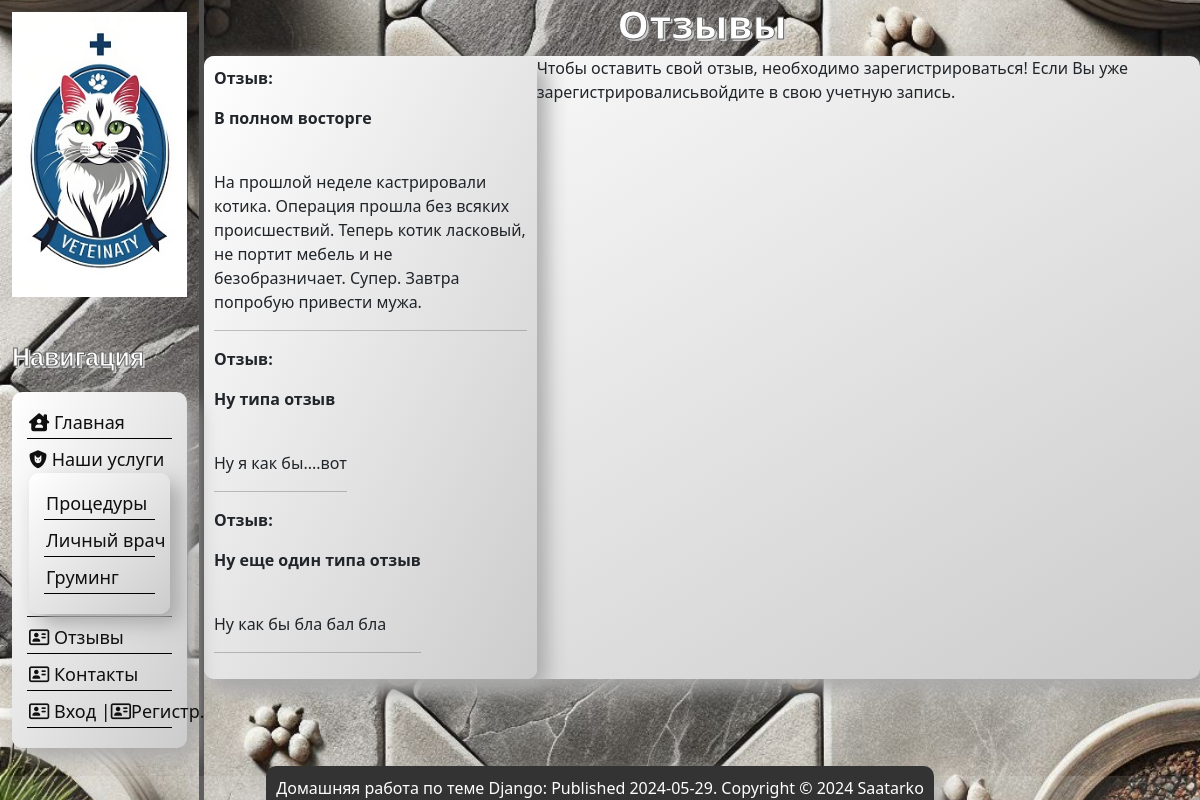
The page /reviews/ on the database as committed earlier.
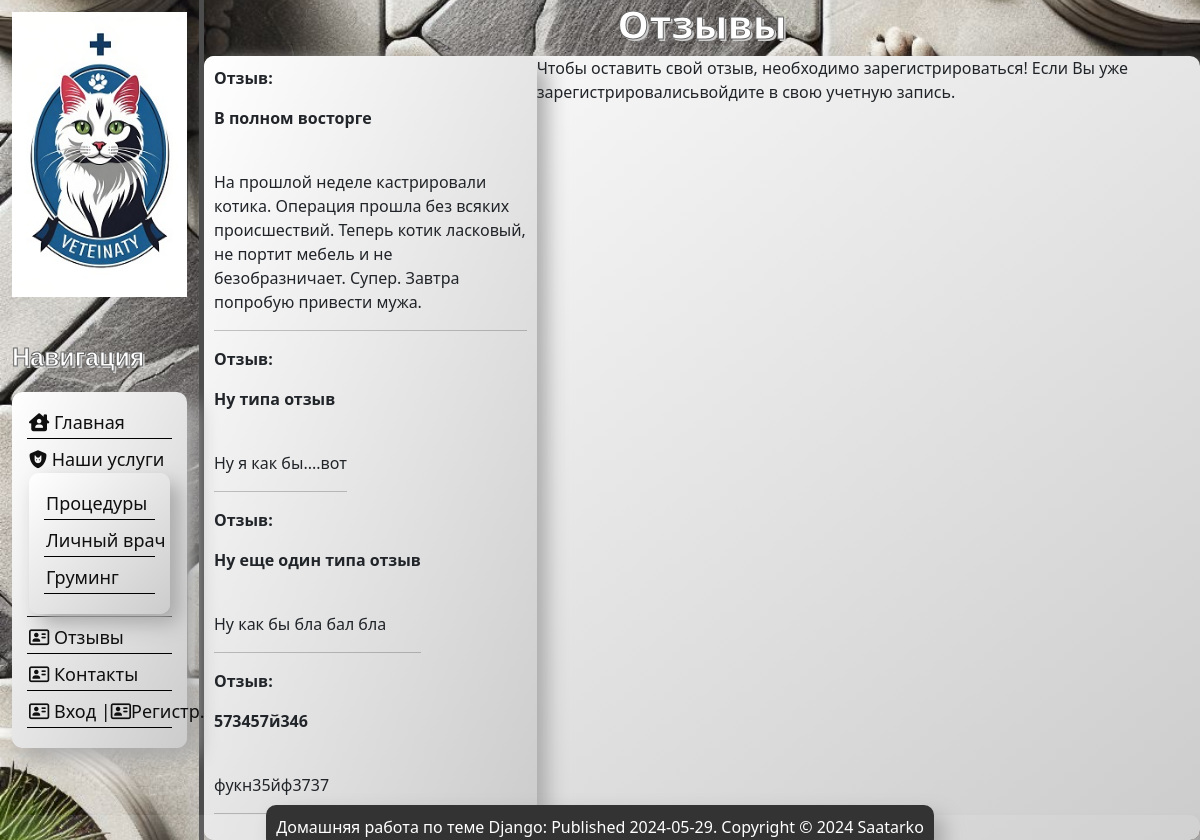
The same page on the database as committed later.
### main/models.py (models this page shows, shortened)
class Reviews(models.Model):
    name = models.CharField('Название отзыва', max_length=30)
    description = models.TextField('Текст отзыва')
    class Meta:
        verbose_name = 'Отзывы/Reviews'
        verbose_name_plural = 'Отзывы/Reviews'

### main/views.py (the view)
# urls.py: path('reviews/', ReviewsListView.as_view(), name='reviews-list'),
class ReviewsListView(ListView):
    model = Reviews
    context_object_name = 'reviews'
    template_name = 'main/reviews.html'
    def get_context_data(self, **kwargs):
        context = super().get_context_data(**kwargs)
        context['form'] = ReviewsForms()
        return context

### main/templates/main/reviews.html (shortened to what this page needs)
{% extends 'main/layout.html' %}
{% block content %}
<h1 class="main_h">Отзывы</h1>
        <div class="content_review">
            <div class="content_review_child2">
        {% if reviews %}
        {% for el in reviews %}
                    <div>
                        <p class="text_bold"> Отзыв:</p>
                        <p class="text_bold"> {{el.name}}</p> <br>
                        {{el.description}}
                        <hr>
                    </div>
        {% endfor %}
        {% else %}
            <p class="text_bold">В данный момент отзывов нет</p>
        {% endif %}
        </div>
        {% if user.is_authenticated %}
            <div class="content_review_child2">
                <p class="text_bold">Оставить свой отзыв:</p>
        <form method="post" action="{% url 'review-add' %}">
            {% csrf_token %}
                       <div class="form-group">
                    {{ form.name.label_tag }}
                    {{ form.name }}
                    {{ form.name.errors }}
                </div>
                <div class="form-group">
                    {{ form.description.label_tag }}
                    {{ form.description }}
                    {{ form.description.errors }}
                </div>
                 <button type="submit" class="btn btn-outline-dark">Отправить</button>
           </form>
                </div>
       {% else %}
             <p>Чтобы оставить свой отзыв, необходимо зарегистрироваться! Если Вы уже зарегистрировалисьвойдите в свою учетную запись. </p>
       {% endif %}
        </div>
{% endblock %}

Rows that differ between the two databases and show on the page:
added Reviews: name "573457й346", description "фукн35йф3737"
